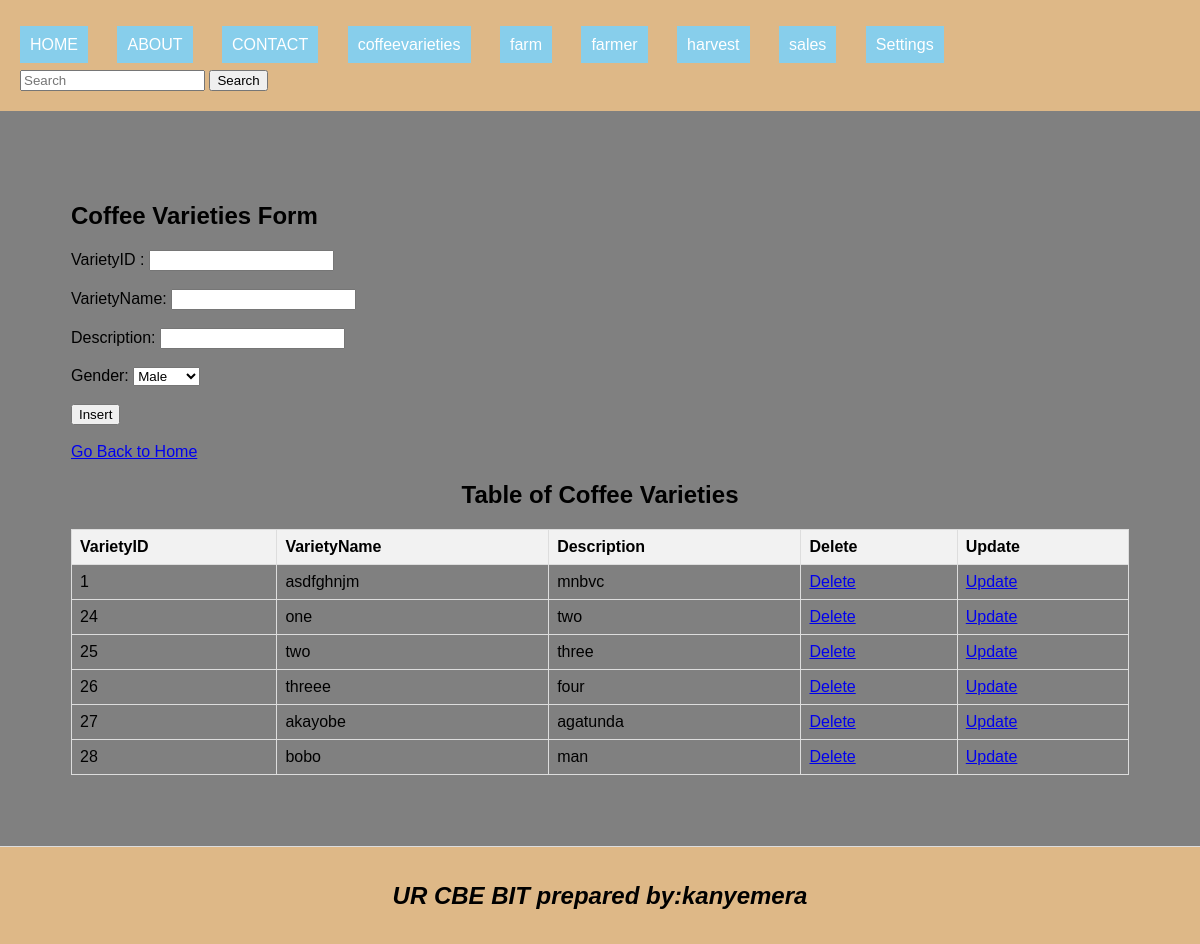
The page /coffeevarieties.php on the database its author committed.
### tables this page shows
CREATE TABLE `coffeevarieties` (
  `VarietyID` int(11) NOT NULL,
  `VarietyName` varchar(50) DEFAULT NULL,
  `Description` varchar(200) DEFAULT NULL
);

### coffeevarieties.php (the view, shortened to what this page needs)
<!DOCTYPE html>
<html lang="en">
<head>
    <link rel="stylesheet" type="text/css" href="style.css" title="style 1" media="screen, tv, projection, handheld, print"/>
</head>
<body>
<header>
    <ul style="list-style-type: none; padding: 0;">
        <li style="display: inline; margin-right: 10px;"><a href="./home.html" style="padding: 10px; color: white; background-color: skyblue; text-decoration: none; margin-right: 15px;">HOME</a></li>
        <li style="display: inline; margin-right: 10px;"><a href="./about.html" style="padding: 10px; color: white; background-color: skyblue; text-decoration: none; margin-right: 15px;">ABOUT</a></li>
        <li style="display: inline; margin-right: 10px;"><a href="./contact.html" style="padding: 10px; color: white; background-color: skyblue; text-decoration: none; margin-right: 15px;">CONTACT</a></li>
        <li style="display: inline; margin-right: 10px;"><a href="./coffeevarieties.php" style="padding: 10px; color: white; background-color: skyblue; text-decoration: none; margin-right: 15px;">coffeevarieties</a></li>
        <li style="display: inline; margin-right: 10px;"><a href="./farm.php" style="padding: 10px; color: white; background-color: skyblue; text-decoration: none; margin-right: 15px;">farm</a></li>
        <li style="display: inline; margin-right: 10px;"><a href="./farmer.php" style="padding: 10px; color: white; background-color: skyblue; text-decoration: none; margin-right: 15px;">farmer</a></li>
        <li style="display: inline; margin-right: 10px;"><a href="./harvest.php" style="padding: 10px; color: white; background-color: skyblue; text-decoration: none; margin-right: 15px;">harvest</a></li>
        <li style="display: inline; margin-right: 10px;"><a href="./sales.php" style="padding: 10px; color: white; background-color: skyblue; text-decoration: none; margin-right: 15px;">sales</a></li>
        <li class="dropdown" style="display: inline; margin-right: 10px;">
            <a href="#" style="padding: 10px; color: white; background-color: skyblue; text-decoration: none; margin-right: 15px;">Settings</a>
        </li>
    </ul>
    <form class="d-flex" role="search" action="search.php">
        <input class="form-control me-2" type="search" placeholder="Search" aria-label="Search" name="query">
        <button class="btn btn-outline-success" type="submit">Search</button>
    </form>
</header>
<section>
    <h1>Coffee Varieties Form</h1>
    <form method="post" onsubmit="return confirmInsert();">
        <label for="Varietyid">VarietyID :</label>
        <input type="number" id="Varietyid" name="Varietyid" required><br><br>
        <label for="Variet">VarietyName:</label>
        <input type="text" id="Variet" name="Variet" required><br><br>
        <label for="Descriptio">Description:</label>
        <input type="text" id="Descriptio" name="Descriptio" required><br><br>
        <label for="gender">Gender:</label>
        <select name="gender" id="gender">
            <option value="Male">Male</option>
        </select><br><br>
        <input type="submit" name="insert" value="Insert"><br><br>
    </form>
    <a href="./home.html">Go Back to Home</a>
    <?php
    include('database_connection.php');
    $sql = "SELECT * FROM coffeevarieties";
    $result = $connection->query($sql);
    ?>
    <center><h2>Table of Coffee Varieties</h2></center>
    <table>
        <tr>
            <th>VarietyID</th>
            <th>VarietyName</th>
            <th>Description</th>
            <th>Delete</th>
            <th>Update</th>
        </tr>
        <?php
        if ($result->num_rows > 0) {
            while ($row = $result->fetch_assoc()) {
                $vaid = $row["VarietyID"];
                echo "<tr>
                    <td>" . $row["VarietyID"] . "</td>
                    <td>" . $row["VarietyName"] . "</td>
                    <td>" . $row["Description"] . "</td>
                    <td><a href='delete_coffeevarieties.php?VarietyID=$vaid'>Delete</a></td>
                    <td><a href='update_coffeevarieties.php?VarietyID=$vaid'>Update</a></td>
                </tr>";
            }
        } else {
            echo "<tr><td colspan='5'>No data found</td></tr>";
        }
        ?>
    </table>
</section>
<footer>
    <center>
        <b><h2><i>UR CBE BIT  prepared by:kanyemera</i></h2></b>
    </center>
</footer>
</body>
</html>

### style.css (style rules this page uses)
body { font-family: Arial, sans-serif; margin: 0; padding: 0; }
header { background-color:burlywood; padding: 20px; }
.dropdown { position: relative; display: inline; margin-right: 10px; }

### coffeevarieties.php (style rules this page uses)
body { background-color: grey; font-family: Arial, sans-serif; }
table { width: 100%; border-collapse: collapse; }
th, td { border: 1px solid #ddd; padding: 8px; text-align: left; }
th { background-color: #f2f2f2; }
header { background-color: burlywood; padding: 20px; }
section { padding: 71px; border-bottom: 1px solid #ddd; background-color: grey; }
footer { text-align: center; padding: 15px; background-color: burlywood; }

### rows shown on the page
coffeevarieties: VarietyID "1", VarietyName "asdfghnjm", Description "mnbvc"
coffeevarieties: VarietyID "24", VarietyName "one", Description "two"
coffeevarieties: VarietyID "25", VarietyName "two", Description "three"
coffeevarieties: VarietyID "26", VarietyName "threee", Description "four"
coffeevarieties: VarietyID "27", VarietyName "akayobe", Description "agatunda"
coffeevarieties: VarietyID "28", VarietyName "bobo", Description "man"
